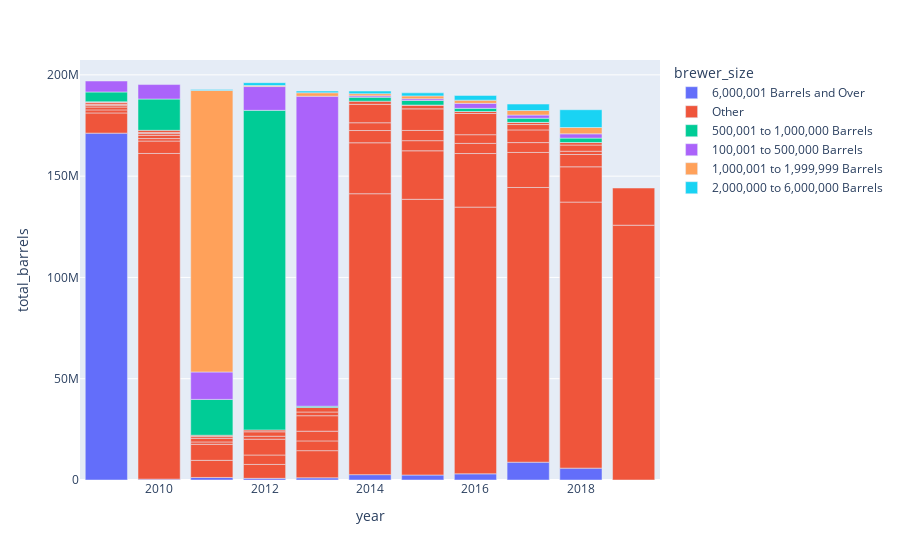

The code cell stored with this chart in its notebook:
### Markdown cell above
First, we can take a look at the total barrels produced by brewer size each year.

### Code cell
bs = brewer_size[
    (brewer_size['brewer_size'].str.contains('Total') == False) &
    (np.isnan(brewer_size['total_barrels']) == False)
].copy()


def parse_first_num(text):
    words = text.split(' ')
    nums = []
    for word in words: 
        num = re.findall(r'[0-9]+', word)
        if len(num):
            nums.append(num)
            
    if len(nums):
        return "".join(nums[0])
    else:
        return "0"

bs_sort = bs['brewer_size'].apply(lambda x: int(parse_first_num(x)))
bs['brewer_size'] = fct_lump(bs['brewer_size'], 5, w=bs_sort)
fct_reorder(bs['brewer_size'], bs_sort)

fig = px.bar(
    bs,
    x='year',
    y='total_barrels',
    color='brewer_size'
)

fig.show()

### Figure 1 — Plotly figure (JSON) as saved in the notebook; plotly's stock layout.template omitted (floating-point values rounded to 4 significant figures)
{"data": [{"alignmentgroup": "True", "hovertemplate": "brewer_size=6,000,001 Barrels and Over<br>year=%{x}<br>total_barrels=%{y}<extra></extra>", "legendgroup": "6,000,001 Barrels and Over", "marker": {"color": "#636efa", "pattern": {"shape": ""}}, "name": "6,000,001 Barrels and Over", "offsetgroup": "6,000,001 Barrels and Over", "orientation": "v", "showlegend": true, "textposition": "auto", "type": "bar", "x": [2009, 2010, 2011, 2012, 2013, 2014, 2015, 2016, 2017, 2018], "xaxis": "x", "y": [171200000.0, 426000.0, 1254000.0, 821100.0, 1088000.0, 2640000.0, 2454000.0, 3052000.0, 8793000.0, 5860000.0], "yaxis": "y"}, {"alignmentgroup": "True", "hovertemplate": "brewer_size=Other<br>year=%{x}<br>total_barrels=%{y}<extra></extra>", "legendgroup": "Other", "marker": {"color": "#EF553B", "pattern": {"shape": ""}}, "name": "Other", "offsetgroup": "Other", "orientation": "v", "showlegend": true, "textposition": "auto", "type": "bar", "x": [2009, 2009, 2009, 2009, 2009, 2009, 2009, 2009, 2010, 2010, 2010, 2010, 2010, 2010, 2010, 2011, 2011, 2011, 2011, 2011, 2011, 2012, 2012, 2012, 2012, 2012, 2012, 2013, 2013, 2013, 2013, 2013, 2013, 2014, 2014, 2014, 2014, 2014, 2014, 2015, 2015, 2015, 2015, 2015, 2015, 2015, 2016, 2016, 2016, 2016, 2016, 2016, 2016, 2017, 2017, 2017, 2017, 2017, 2017, 2017, 2018, 2018, 2018, 2018, 2018, 2018, 2018, 2019, 2019], "xaxis": "x", "y": [9970000.0, 1502000.0, 1412000.0, 895100.0, 442800.0, 859900.0, 400400.0, 3.7, 160800000.0, 6124000.0, 1226000.0, 1544000.0, 911100.0, 560200.0, 1060000.0, 8449000.0, 7927000.0, 1158000.0, 1754000.0, 893300.0, 662100.0, 6864000.0, 4655000.0, 7810000.0, 1468000.0, 2179000.0, 913900.0, 13390000.0, 4821000.0, 4798000.0, 7638000.0, 1825000.0, 2272000.0, 138700000.0, 25150000.0, 6055000.0, 3837000.0, 9094000.0, 1549000.0, 136100000.0, 23940000.0, 4997000.0, 5051000.0, 10650000.0, 1888000.0, 0, 131700000.0, 26450000.0, 4999000.0, 4294000.0, 10470000.0, 993300.0, 4.43, 135600000.0, 17290000.0, 4869000.0, 6253000.0, 2656000.0, 1074000.0, 6.73, 131300000.0, 17410000.0, 6076000.0, 1618000.0, 3058000.0, 1238000.0, 7.47, 125800000.0, 18340000.0], "yaxis": "y"}, {"alignmentgroup": "True", "hovertemplate": "brewer_size=500,001 to 1,000,000 Barrels<br>year=%{x}<br>total_barrels=%{y}<extra></extra>", "legendgroup": "500,001 to 1,000,000 Barrels", "marker": {"color": "#00cc96", "pattern": {"shape": ""}}, "name": "500,001 to 1,000,000 Barrels", "offsetgroup": "500,001 to 1,000,000 Barrels", "orientation": "v", "showlegend": true, "textposition": "auto", "type": "bar", "x": [2009, 2010, 2011, 2012, 2013, 2014, 2015, 2016, 2017, 2018], "xaxis": "x", "y": [4831000.0, 15450000.0, 17703591, 157800000.0, 602100.0, 1960000.0, 2243000.0, 1551000.0, 2062000.0, 2170000.0], "yaxis": "y"}, {"alignmentgroup": "True", "hovertemplate": "brewer_size=100,001 to 500,000 Barrels<br>year=%{x}<br>total_barrels=%{y}<extra></extra>", "legendgroup": "100,001 to 500,000 Barrels", "marker": {"color": "#ab63fa", "pattern": {"shape": ""}}, "name": "100,001 to 500,000 Barrels", "offsetgroup": "100,001 to 500,000 Barrels", "orientation": "v", "showlegend": true, "textposition": "auto", "type": "bar", "x": [2009, 2010, 2011, 2012, 2013, 2014, 2015, 2016, 2017, 2018], "xaxis": "x", "y": [5422000.0, 7138000.0, 13520000.0, 11735116, 153000000.0, 698700.0, 835800.0, 2462000.0, 1565000.0, 2124000.0], "yaxis": "y"}, {"alignmentgroup": "True", "hovertemplate": "brewer_size=1,000,001 to 1,999,999 Barrels<br>year=%{x}<br>total_barrels=%{y}<extra></extra>", "legendgroup": "1,000,001 to 1,999,999 Barrels", "marker": {"color": "#FFA15A", "pattern": {"shape": ""}}, "name": "1,000,001 to 1,999,999 Barrels", "offsetgroup": "1,000,001 to 1,999,999 Barrels", "orientation": "v", "showlegend": true, "textposition": "auto", "type": "bar", "x": [2011, 2012, 2013, 2014, 2015, 2016, 2017, 2018], "xaxis": "x", "y": [139000000.0, 516700.0, 1694000.0, 1042000.0, 1428000.0, 1578000.0, 2230000.0, 3120000.0], "yaxis": "y"}, {"alignmentgroup": "True", "hovertemplate": "brewer_size=2,000,000 to 6,000,000 Barrels<br>year=%{x}<br>total_barrels=%{y}<extra></extra>", "legendgroup": "2,000,000 to 6,000,000 Barrels", "marker": {"color": "#19d3f3", "pattern": {"shape": ""}}, "name": "2,000,000 to 6,000,000 Barrels", "offsetgroup": "2,000,000 to 6,000,000 Barrels", "orientation": "v", "showlegend": true, "textposition": "auto", "type": "bar", "x": [2011, 2012, 2013, 2014, 2015, 2016, 2017, 2018], "xaxis": "x", "y": [458100.0, 1403000.0, 842800.0, 1311000.0, 1509000.0, 2330000.0, 3176000.0, 8777000.0], "yaxis": "y"}], "layout": {"barmode": "relative", "legend": {"title": {"text": "brewer_size"}, "tracegroupgap": 0}, "margin": {"t": 60}, "xaxis": {"anchor": "y", "domain": [0, 1], "title": {"text": "year"}}, "yaxis": {"anchor": "x", "domain": [0, 1], "title": {"text": "total_barrels"}}}}
